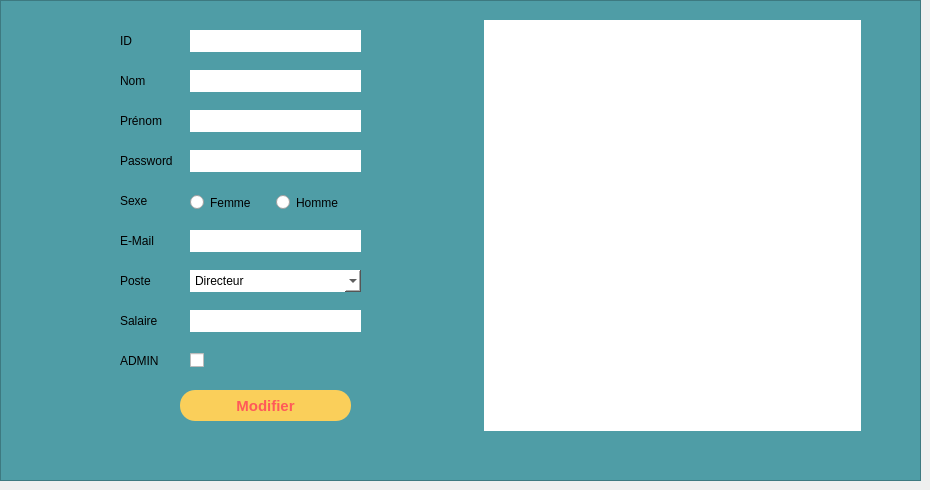
   <widget class="QWidget" name="tab_2">
    <attribute name="title">
     <string>Modifier</string>
    </attribute>
    <widget class="QWidget" name="horizontalLayoutWidget_3">
     <property name="geometry">
      <rect>
       <x>60</x>
       <y>20</y>
       <width>801</width>
       <height>421</height>
      </rect>
     </property>
     <layout class="QHBoxLayout" name="horizontalLayout_3">
      <item>
       <widget class="QGroupBox" name="groupBox_7">
        <property name="styleSheet">
         <string notr="true">border:none;</string>
        </property>
        <property name="title">
         <string/>
        </property>
        <widget class="QPushButton" name="pushButton_modifier">
         <property name="geometry">
          <rect>
           <x>120</x>
           <y>370</y>
           <width>171</width>
           <height>31</height>
          </rect>
         </property>
         <property name="font">
          <font>
           <pointsize>11</pointsize>
           <weight>75</weight>
           <bold>true</bold>
          </font>
         </property>
         <property name="styleSheet">
          <string notr="true">QPushButton{
border-radius:15px;
	background:#FACF5A;
	color:#FF5959;
	font-weight : bold;
}
QPushButton:hover
{
		background:#FF5959;
		color:#FACF5A;
		font-weight: bold;
}</string>
         </property>
         <property name="text">
          <string>Modifier</string>
         </property>
        </widget>
        <widget class="QLabel" name="IDlabel_6">
         <property name="geometry">
          <rect>
           <x>60</x>
           <y>0</y>
           <width>91</width>
           <height>41</height>
          </rect>
         </property>
         <property name="text">
          <string>ID</string>
         </property>
        </widget>
        <widget class="QLabel" name="prenomlabel_5">
         <property name="geometry">
          <rect>
           <x>60</x>
           <y>80</y>
           <width>91</width>
           <height>41</height>
          </rect>
         </property>
         <property name="text">
          <string>Prénom</string>
         </property>
        </widget>
        <widget class="QLineEdit" name="nom_le_2">
         <property name="geometry">
          <rect>
           <x>130</x>
           <y>50</y>
           <width>171</width>
           <height>22</height>
          </rect>
         </property>
         <property name="styleSheet">
          <string notr="true">background : white ;</string>
         </property>
        </widget>
        <widget class="QLineEdit" name="prenom_le_2">
         <property name="geometry">
          <rect>
           <x>130</x>
           <y>90</y>
           <width>171</width>
           <height>22</height>
          </rect>
         </property>
         <property name="styleSheet">
          <string notr="true">background : white ;</string>
         </property>
        </widget>
        <widget class="QLabel" name="nomlabel_5">
         <property name="geometry">
          <rect>
           <x>60</x>
           <y>40</y>
           <width>61</width>
           <height>41</height>
          </rect>
         </property>
         <property name="text">
          <string>Nom</string>
         </property>
        </widget>
        <widget class="QLineEdit" name="ID_le_2">
         <property name="geometry">
          <rect>
           <x>130</x>
           <y>10</y>
           <width>171</width>
           <height>22</height>
          </rect>
         </property>
         <property name="styleSheet">
          <string notr="true">background : white ;</string>
         </property>
        </widget>
        <widget class="QLabel" name="sexe_le_5">
         <property name="geometry">
          <rect>
           <x>60</x>
           <y>160</y>
           <width>91</width>
           <height>41</height>
          </rect>
         </property>
         <property name="text">
          <string>Sexe</string>
         </property>
        </widget>
        <widget class="QComboBox" name="Poste_comboBox_2">
         <property name="geometry">
          <rect>
           <x>130</x>
           <y>250</y>
           <width>171</width>
           <height>22</height>
          </rect>
         </property>
         <property name="styleSheet">
          <string notr="true">background : white ;</string>
         </property>
         <item>
          <property name="text">
           <string>Directeur</string>
          </property>
         </item>
         <item>
          <property name="text">
           <string>Responsable RH</string>
          </property>
         </item>
         <item>
          <property name="text">
           <string>Service comptable</string>
          </property>
         </item>
         <item>
          <property name="text">
           <string>Responsable Marketing</string>
          </property>
         </item>
         <item>
          <property name="text">
           <string>Specialiste IT</string>
          </property>
         </item>
         <item>
          <property name="text">
           <string>Manager de projets</string>
          </property>
         </item>
        </widget>
        <widget class="QLabel" name="Mail_label_5">
         <property name="geometry">
          <rect>
           <x>60</x>
           <y>200</y>
           <width>91</width>
           <height>41</height>
          </rect>
         </property>
         <property name="text">
          <string>E-Mail</string>
         </property>
        </widget>
        <widget class="QLabel" name="CINlabel_10">
         <property name="geometry">
          <rect>
           <x>60</x>
           <y>280</y>
           <width>91</width>
           <height>41</height>
          </rect>
         </property>
         <property name="text">
          <string>Salaire</string>
         </property>
        </widget>
        <widget class="QLabel" name="postelabel_5">
         <property name="geometry">
          <rect>
           <x>60</x>
           <y>240</y>
           <width>51</width>
           <height>41</height>
          </rect>
         </property>
         <property name="text">
          <string>Poste</string>
         </property>
        </widget>
        <widget class="QLineEdit" name="salaire_le_2">
         <property name="geometry">
          <rect>
           <x>130</x>
           <y>290</y>
           <width>171</width>
           <height>22</height>
          </rect>
         </property>
         <property name="styleSheet">
          <string notr="true">background : white ;</string>
         </property>
        </widget>
        <widget class="QLineEdit" name="mail_le_2">
         <property name="geometry">
          <rect>
           <x>130</x>
           <y>210</y>
           <width>171</width>
           <height>22</height>
          </rect>
         </property>
         <property name="styleSheet">
          <string notr="true">background : white ;</string>
         </property>
        </widget>
        <widget class="QWidget" name="layoutWidget_3">
         <property name="geometry">
          <rect>
           <x>130</x>
           <y>170</y>
           <width>253</width>
           <height>25</height>
          </rect>
         </property>
         <layout class="QHBoxLayout" name="horizontalLayout_8">
          <item>
           <widget class="QRadioButton" name="female_radiobutton_2">
            <property name="text">
             <string>Femme</string>
            </property>
           </widget>
          </item>
          <item>
           <widget class="QRadioButton" name="male_radiobutton_2">
            <property name="text">
             <string>Homme</string>
            </property>
           </widget>
          </item>
          <item>
           <widget class="QLabel" name="label_warning_3">
            <property name="styleSheet">
             <string notr="true">color:red;
font: 10pt &quot;MS Shell Dlg 2&quot;;</string>
            </property>
            <property name="text">
             <string/>
            </property>
           </widget>
          </item>
         </layout>
        </widget>
        <widget class="QLineEdit" name="pwd_le_2">
         <property name="geometry">
          <rect>
           <x>130</x>
           <y>130</y>
           <width>171</width>
           <height>22</height>
          </rect>
         </property>
         <property name="styleSheet">
          <string notr="true">background : white ;</string>
         </property>
        </widget>
        <widget class="QLabel" name="CINlabel_11">
         <property name="geometry">
          <rect>
           <x>60</x>
           <y>120</y>
           <width>61</width>
           <height>41</height>
          </rect>
         </property>
         <property name="text">
          <string>Password</string>
         </property>
        </widget>
        <widget class="QLabel" name="admin_label_5">
         <property name="geometry">
          <rect>
           <x>60</x>
           <y>320</y>
           <width>91</width>
           <height>41</height>
          </rect>
         </property>
         <property name="text">
          <string>ADMIN</string>
         </property>
        </widget>
        <widget class="QCheckBox" name="checkBox_2">
         <property name="geometry">
          <rect>
           <x>130</x>
           <y>330</y>
           <width>83</width>
           <height>20</height>
          </rect>
         </property>
         <property name="text">
          <string/>
         </property>
        </widget>
        <widget class="QGroupBox" name="groupBox_8">
         <property name="geometry">
          <rect>
           <x>370</x>
           <y>190</y>
           <width>374</width>
           <height>419</height>
          </rect>
         </property>
         <property name="styleSheet">
          <string notr="true">border:none;</string>
         </property>
         <property name="title">
          <string/>
         </property>
         <widget class="QPushButton" name="pushButton_modifier_4">
          <property name="geometry">
           <rect>
            <x>120</x>
            <y>370</y>
            <width>171</width>
            <height>31</height>
           </rect>
          </property>
          <property name="font">
           <font>
            <pointsize>11</pointsize>
            <weight>75</weight>
            <bold>true</bold>
           </font>
          </property>
          <property name="text">
           <string>Modifier</string>
          </property>
         </widget>
         <widget class="QLabel" name="IDlabel_7">
          <property name="geometry">
           <rect>
            <x>60</x>
            <y>0</y>
            <width>91</width>
            <height>41</height>
           </rect>
          </property>
          <property name="text">
           <string>ID</string>
          </property>
         </widget>
         <widget class="QLabel" name="prenomlabel_6">
          <property name="geometry">
           <rect>
            <x>60</x>
            <y>80</y>
            <width>91</width>
            <height>41</height>
           </rect>
          </property>
          <property name="text">
           <string>Prénom</string>
          </property>
         </widget>
         <widget class="QLineEdit" name="nom_le_6">
          <property name="geometry">
           <rect>
            <x>130</x>
            <y>50</y>
            <width>171</width>
            <height>22</height>
           </rect>
          </property>
         </widget>
         <widget class="QLineEdit" name="prenom_le_6">
          <property name="geometry">
           <rect>
            <x>130</x>
            <y>90</y>
            <width>171</width>
            <height>22</height>
           </rect>
          </property>
         </widget>
         <widget class="QLabel" name="nomlabel_6">
          <property name="geometry">
           <rect>
            <x>60</x>
            <y>40</y>
            <width>91</width>
            <height>41</height>
           </rect>
          </property>
          <property name="text">
           <string>Nom</string>
          </property>
         </widget>
         <widget class="QLineEdit" name="ID_le_6">
          <property name="geometry">
           <rect>
            <x>130</x>
            <y>10</y>
            <width>171</width>
            <height>22</height>
           </rect>
          </property>
         </widget>
         <widget class="QLabel" name="sexe_le_6">
          <property name="geometry">
           <rect>
            <x>60</x>
            <y>160</y>
            <width>91</width>
            <height>41</height>
           </rect>
          </property>
          <property name="text">
           <string>Sexe</string>
          </property>
         </widget>
         <widget class="QComboBox" name="Poste_comboBox_6">
          <property name="geometry">
           <rect>
            <x>130</x>
            <y>250</y>
            <width>171</width>
            <height>22</height>
           </rect>
          </property>
          <item>
           <property name="text">
            <string>Directeur</string>
           </property>
          </item>
          <item>
           <property name="text">
            <string>Responsable RH</string>
           </property>
          </item>
          <item>
           <property name="text">
            <string>Service comptable</string>
           </property>
          </item>
          <item>
           <property name="text">
            <string>Responsable Marketing</string>
           </property>
          </item>
          <item>
           <property name="text">
            <string>Specialiste IT</string>
           </property>
          </item>
          <item>
           <property name="text">
            <string>Manager de projets</string>
           </property>
          </item>
         </widget>
         <widget class="QLabel" name="Mail_label_6">
          <property name="geometry">
           <rect>
            <x>60</x>
            <y>200</y>
            <width>91</width>
            <height>41</height>
           </rect>
          </property>
          <property name="text">
           <string>E-Mail</string>
          </property>
         </widget>
         <widget class="QLabel" name="CINlabel_12">
          <property name="geometry">
           <rect>
            <x>60</x>
            <y>280</y>
            <width>91</width>
            <height>41</height>
           </rect>
          </property>
          <property name="text">
           <string>Salaire</string>
          </property>
         </widget>
         <widget class="QLabel" name="postelabel_6">
          <property name="geometry">
           <rect>
            <x>60</x>
            <y>240</y>
            <width>91</width>
            <height>41</height>
           </rect>
          </property>
          <property name="text">
           <string>Poste</string>
          </property>
         </widget>
         <widget class="QLineEdit" name="salaire_le_6">
          <property name="geometry">
           <rect>
            <x>130</x>
            <y>290</y>
            <width>171</width>
            <height>22</height>
           </rect>
          </property>
         </widget>
         <widget class="QLineEdit" name="mail_le_6">
          <property name="geometry">
           <rect>
            <x>130</x>
            <y>210</y>
            <width>171</width>
            <height>22</height>
           </rect>
          </property>
         </widget>
         <widget class="QWidget" name="layoutWidget_4">
          <property name="geometry">
           <rect>
            <x>130</x>
            <y>170</y>
            <width>253</width>
            <height>25</height>
           </rect>
          </property>
          <layout class="QHBoxLayout" name="horizontalLayout_9">
           <item>
            <widget class="QRadioButton" name="female_radiobutton_6">
             <property name="text">
              <string>Femme</string>
             </property>
            </widget>
           </item>
           <item>
            <widget class="QRadioButton" name="male_radiobutton_6">
             <property name="text">
              <string>Homme</string>
             </property>
            </widget>
           </item>
           <item>
            <widget class="QLabel" name="label_warning_4">
             <property name="styleSheet">
              <string notr="true">color:red;
font: 10pt &quot;MS Shell Dlg 2&quot;;</string>
             </property>
             <property name="text">
              <string/>
             </property>
            </widget>
           </item>
          </layout>
         </widget>
         <widget class="QLineEdit" name="pwd_le_6">
          <property name="geometry">
           <rect>
            <x>130</x>
            <y>130</y>
            <width>171</width>
            <height>22</height>
           </rect>
          </property>
         </widget>
         <widget class="QLabel" name="CINlabel_13">
          <property name="geometry">
           <rect>
            <x>60</x>
            <y>120</y>
            <width>91</width>
            <height>41</height>
           </rect>
          </property>
          <property name="text">
           <string>Password</string>
          </property>
         </widget>
         <widget class="QLabel" name="admin_label_6">
          <property name="geometry">
           <rect>
            <x>60</x>
            <y>320</y>
            <width>91</width>
            <height>41</height>
           </rect>
          </property>
          <property name="text">
           <string>ADMIN</string>
          </property>
         </widget>
         <widget class="QCheckBox" name="checkBox_6">
          <property name="geometry">
           <rect>
            <x>130</x>
            <y>330</y>
            <width>83</width>
            <height>20</height>
           </rect>
          </property>
          <property name="text">
           <string/>
          </property>
         </widget>
        </widget>
       </widget>
      </item>
      <item>
       <spacer name="horizontalSpacer_5">
        <property name="orientation">
         <enum>Qt::Horizontal</enum>
        </property>
        <property name="sizeType">
         <enum>QSizePolicy::Fixed</enum>
        </property>
        <property name="sizeHint" stdset="0">
         <size>
          <width>40</width>
          <height>20</height>
         </size>
        </property>
       </spacer>
      </item>
      <item>
       <widget class="QGroupBox" name="groupBox_9">
        <property name="styleSheet">
         <string notr="true">border: none;</string>
        </property>
        <property name="title">
         <string/>
        </property>
        <widget class="QTableView" name="tableView_modifier">
         <property name="geometry">
          <rect>
           <x>0</x>
           <y>0</y>
           <width>381</width>
           <height>411</height>
          </rect>
         </property>
         <property name="styleSheet">
          <string notr="true">background : white ;</string>
         </property>
        </widget>
       </widget>
      </item>
     </layout>
    </widget>
    <widget class="QFrame" name="frame_6">
     <property name="geometry">
      <rect>
       <x>0</x>
       <y>0</y>
       <width>921</width>
       <height>481</height>
      </rect>
     </property>
     <property name="styleSheet">
      <string notr="true">background:#4F9DA6;</string>
     </property>
     <property name="frameShape">
      <enum>QFrame::StyledPanel</enum>
     </property>
     <property name="frameShadow">
      <enum>QFrame::Raised</enum>
     </property>
    </widget>
    <zorder>frame_6</zorder>
    <zorder>horizontalLayoutWidget_3</zorder>
   </widget>
